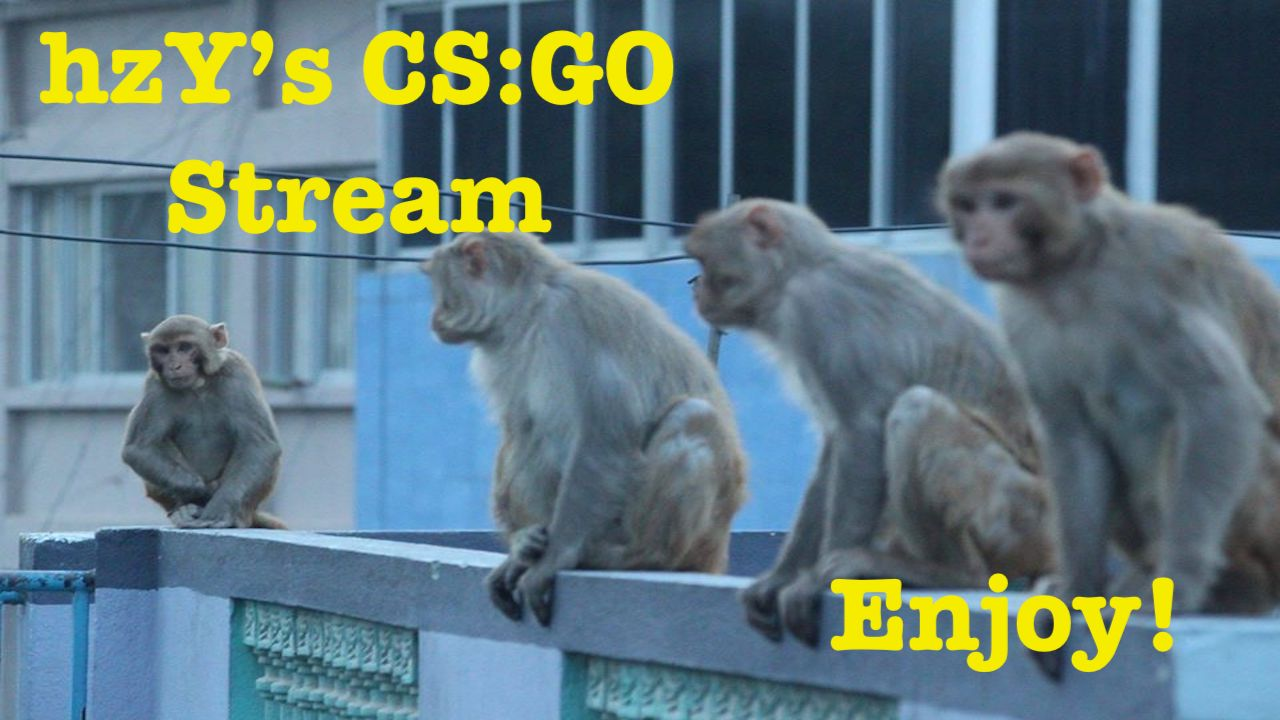
#> input picture data/monkeys.jpg, 1280 x 720 px
$ python image_operations.py
#> lines starting #> are read from the running program, lines starting #| are printed output that depends on the picture; after the words box and inside, x2 and y2 are one past the last pixel; in counts of white or black regions, pixels touching at a corner belong together
import numpy as np
import cv2

img = cv2.imread('data/monkeys.jpg', cv2.IMREAD_COLOR)
#> img is the input picture: shape (720, 1280, 3); mean B, G, R 126.4, 120.5, 97.2

#Location (Color values of this location)
img[55,55] = [255,255,255] #changed it to 255,255,255
#> img: shape (720, 1280, 3); under 0.01% of pixels changed, all inside (x1, y1, x2, y2) = (55, 55, 56, 56)
px = img[55,55]
#> px = [255, 255, 255]

print(px)
#| [255 255 255]

# ROI (Region within the image)
img[100:150, 100:150] = [255,255,255]
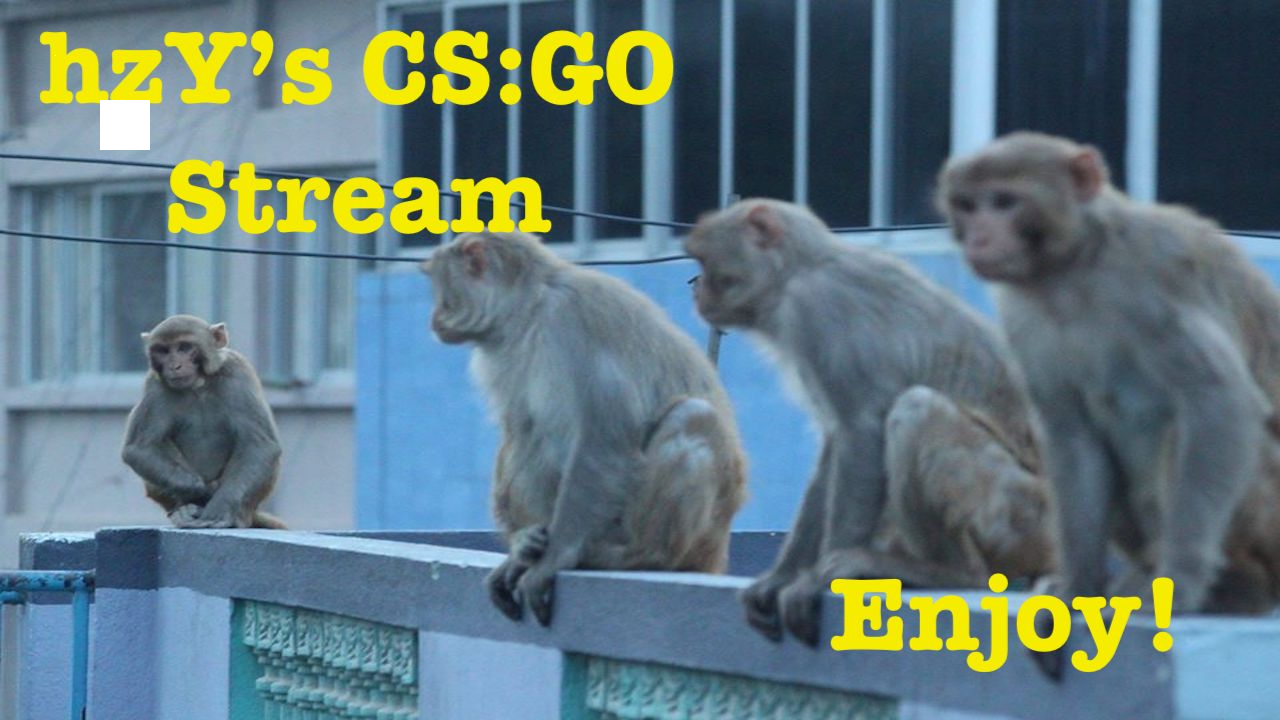
#> img: shape (720, 1280, 3); mean B, G, R 126.7, 120.8, 97.5

monkey_face = img[300:550, 109:292]
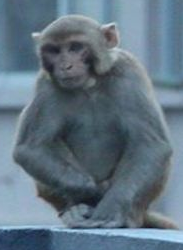
#> monkey_face: shape (250, 183, 3); mean B, G, R 129.3, 115.6, 96.9
img[0:250, 0:183] = monkey_face
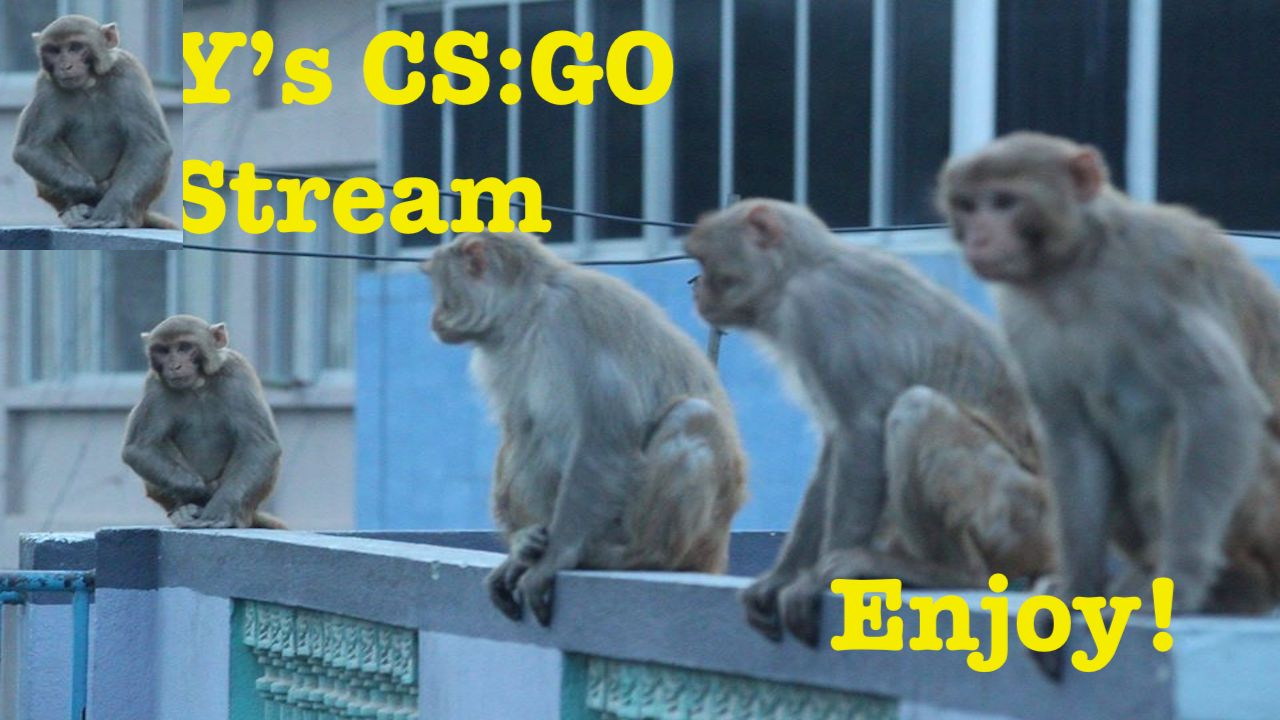
#> img: shape (720, 1280, 3); 4.96% of pixels changed, all inside (x1, y1, x2, y2) = (0, 0, 183, 250)


cv2.imshow("Image", img)
cv2.waitKey(0)
cv2.destroyAllWindows()
